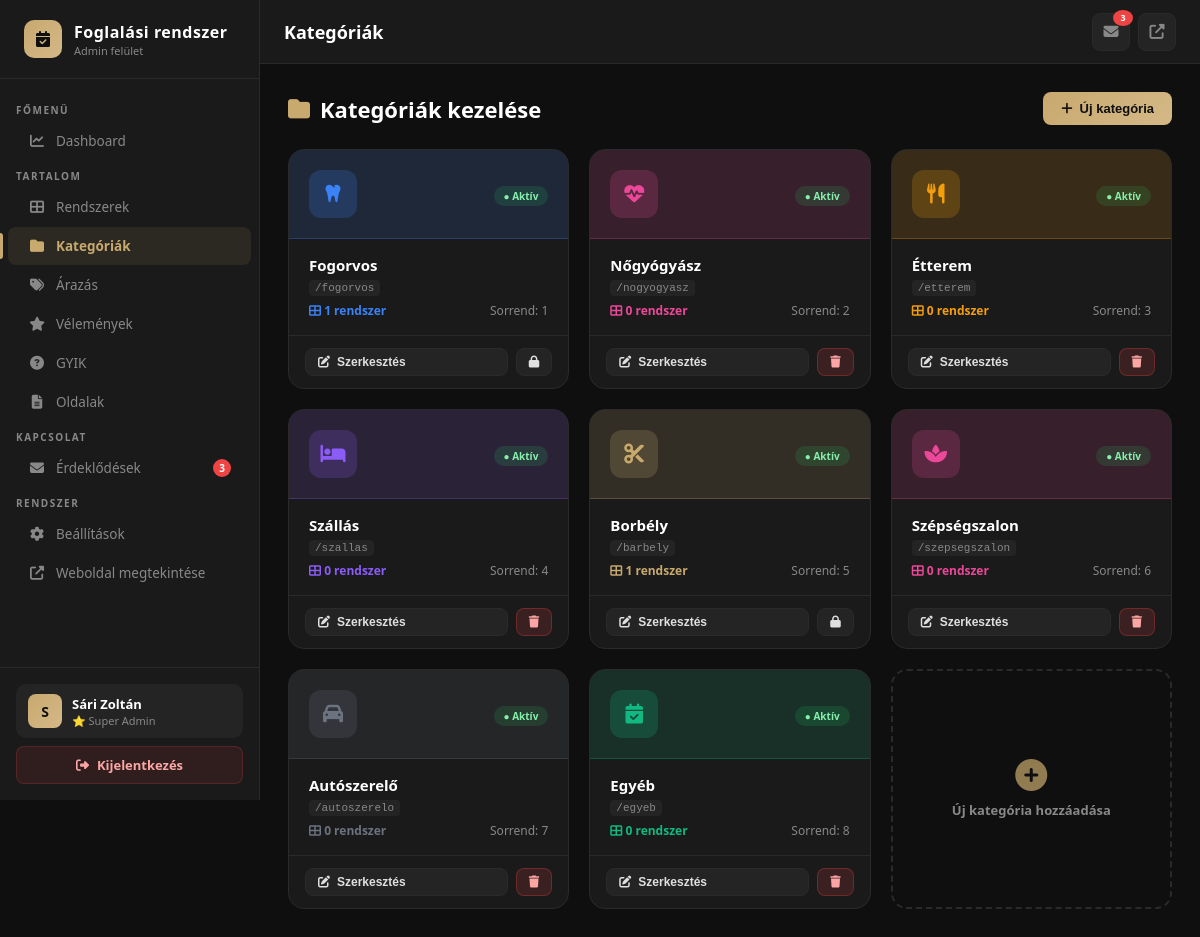
The app's page /admin/categories.php (signed in) with its own data.
### tables this page shows
CREATE TABLE `categories` (
  `id` int(11) NOT NULL,
  `name` varchar(100) NOT NULL,
  `slug` varchar(100) NOT NULL,
  `icon` varchar(100) DEFAULT 'fas fa-calendar',
  `description` text DEFAULT NULL,
  `color` varchar(20) DEFAULT '#c8a96e',
  `sort_order` int(11) DEFAULT 0,
  `active` tinyint(1) DEFAULT 1
);

### includes/functions.php (called while the page is built, shortened)
<?php
function get_setting(string $key, string $default = ''): string {
    global $pdo;
    static $cache = [];
    $stmt = $pdo->prepare("SELECT value FROM settings WHERE `key`=?");
    $stmt->execute([$key]);
    $val = $stmt->fetchColumn();
    $cache[$key] = ($val !== false) ? $val : $default;
    return $cache[$key];
}
function e(?string $str): string {
    return htmlspecialchars((string)($str ?? ''), ENT_QUOTES, 'UTF-8');
}
function csrf_token(): string {
    return $_SESSION['csrf_token'];
}

### includes/auth.php (called while the page is built, shortened)
<?php
function current_admin(): ?array {
    global $pdo;
    $stmt = $pdo->prepare("SELECT * FROM admins WHERE id=?");
    $stmt->execute([$_SESSION['admin_id']]);
    $admin = $stmt->fetch() ?: null;
    return $admin;
}

### admin/categories.php (the view, shortened to what this page needs)
<?php
require_once '../includes/db.php';
require_once '../includes/auth.php';
require_once '../includes/functions.php';
$categories = $pdo->query("
    SELECT c.*, COUNT(s.id) as system_count
    FROM categories c
    LEFT JOIN systems s ON s.category_id = c.id
    GROUP BY c.id
    ORDER BY c.sort_order ASC, c.name ASC
")->fetchAll();
$page_title = 'Kategóriák';
require_once 'partials/header.php';
?>
<div class="page-header">
    <h2><i class="fas fa-folder"></i> Kategóriák kezelése</h2>
    <button class="btn btn-primary" onclick="openCatModal()">
        <i class="fas fa-plus"></i> Új kategória
    </button>
</div>
<div class="cat-grid">
    <?php foreach ($categories as $cat): ?>
    <div class="cat-card <?= !$cat['active'] ? 'inactive' : '' ?>">
        <div class="cat-card-header" style="background:<?= e($cat['color']) ?>22;border-color:<?= e($cat['color']) ?>44;">
            <div class="cat-icon" style="background:<?= e($cat['color']) ?>33;color:<?= e($cat['color']) ?>;">
                <i class="<?= e($cat['icon']) ?>"></i>
            </div>
            <div class="cat-status">
                <a href="?toggle=<?= $cat['id'] ?>&csrf_token=<?= csrf_token() ?>">
                    <span class="badge <?= $cat['active'] ? 'badge-active' : 'badge-inactive' ?>"
                          style="cursor:pointer;font-size:10px;">
                        <?= $cat['active'] ? '● Aktív' : '○ Inaktív' ?>
                    </span>
                </a>
            </div>
        </div>
        <div class="cat-card-body">
            <h4><?= e($cat['name']) ?></h4>
            <p class="cat-slug"><code>/<?= e($cat['slug']) ?></code></p>
            <div class="cat-meta">
                <span style="color:<?= e($cat['color']) ?>;font-size:12px;font-weight:600;">
                    <i class="fas fa-th-large"></i> <?= $cat['system_count'] ?> rendszer
                </span>
                <span style="color:var(--text-muted);font-size:12px;">
                    Sorrend: <?= $cat['sort_order'] ?>
                </span>
            </div>
        </div>
        <div class="cat-card-footer">
            <button class="btn btn-secondary btn-sm" style="flex:1;"
                onclick="editCat(<?= htmlspecialchars(json_encode($cat), ENT_QUOTES) ?>)">
                <i class="fas fa-edit"></i> Szerkesztés
            </button>
            <?php if ($cat['system_count'] == 0): ?>
            <a href="?delete=<?= $cat['id'] ?>&csrf_token=<?= csrf_token() ?>"
               class="btn btn-danger btn-sm"
               data-confirm="Biztosan törölni szeretnéd ezt a kategóriát?">
                <i class="fas fa-trash"></i>
            </a>
            <?php else: ?>
            <button class="btn btn-secondary btn-sm" disabled title="Nem törölhető, mert rendszerek tartoznak hozzá">
                <i class="fas fa-lock"></i>
            </button>
            <?php endif; ?>
        </div>
    </div>
    <?php endforeach; ?>
    <div class="cat-card cat-card-new" onclick="openCatModal()">
        <div class="cat-new-inner">
            <i class="fas fa-plus-circle"></i>
            <span>Új kategória hozzáadása</span>
        </div>
    </div>
</div>
<?php require_once 'partials/footer.php'; ?>

### admin/partials/header.php (shortened to what this page needs)
<?php
require_once dirname(__DIR__, 2) . '/includes/db.php';
require_once dirname(__DIR__, 2) . '/includes/functions.php';
require_once dirname(__DIR__, 2) . '/includes/auth.php';
$admin       = current_admin();
$current     = basename($_SERVER['PHP_SELF']);
$site_name   = get_setting('site_name', 'Foglalas.hu');
$new_inquiries = $pdo->query("SELECT COUNT(*) FROM inquiries WHERE status='new'")->fetchColumn();
?>
<!DOCTYPE html>
<html lang="hu">
<head>
    <link rel="stylesheet" href="https://cdnjs.cloudflare.com/ajax/libs/font-awesome/6.5.0/css/all.min.css">
</head>
<body>
<aside class="sidebar" id="sidebar">
    <div class="sidebar-logo">
        <div class="logo-icon"><i class="fas fa-calendar-check"></i></div>
        <div>
            <div class="logo-text"><?= e($site_name) ?></div>
            <div class="logo-sub">Admin felület</div>
        </div>
    </div>
    <nav class="sidebar-nav">
        <div class="nav-section">Főmenü</div>
        <a href="<?= ADMIN_URL ?>/index.php"
           class="nav-item <?= $current === 'index.php' ? 'active' : '' ?>">
            <i class="fas fa-chart-line"></i> Dashboard
        </a>
        <div class="nav-section">Tartalom</div>
        <a href="<?= ADMIN_URL ?>/systems.php"
           class="nav-item <?= $current === 'systems.php' ? 'active' : '' ?>">
            <i class="fas fa-th-large"></i> Rendszerek
        </a>
        <a href="<?= ADMIN_URL ?>/categories.php"
           class="nav-item <?= $current === 'categories.php' ? 'active' : '' ?>">
            <i class="fas fa-folder"></i> Kategóriák
        </a>
        <a href="<?= ADMIN_URL ?>/pricing.php"
           class="nav-item <?= $current === 'pricing.php' ? 'active' : '' ?>">
            <i class="fas fa-tags"></i> Árazás
        </a>
        <a href="<?= ADMIN_URL ?>/testimonials.php"
           class="nav-item <?= $current === 'testimonials.php' ? 'active' : '' ?>">
            <i class="fas fa-star"></i> Vélemények
        </a>
        <a href="<?= ADMIN_URL ?>/faqs.php"
           class="nav-item <?= $current === 'faqs.php' ? 'active' : '' ?>">
            <i class="fas fa-question-circle"></i> GYIK
        </a>
		<a href="<?= ADMIN_URL ?>/pages.php"
   class="nav-item <?= $current === 'pages.php' ? 'active' : '' ?>">
    <i class="fas fa-file-alt"></i> Oldalak
</a>
        <div class="nav-section">Kapcsolat</div>
        <a href="<?= ADMIN_URL ?>/inquiries.php"
           class="nav-item <?= $current === 'inquiries.php' ? 'active' : '' ?>">
            <i class="fas fa-envelope"></i> Érdeklődések
            <?php if ($new_inquiries > 0): ?>
            <span class="nav-badge"><?= $new_inquiries ?></span>
            <?php endif; ?>
        </a>
        <div class="nav-section">Rendszer</div>
        <a href="<?= ADMIN_URL ?>/settings.php"
           class="nav-item <?= $current === 'settings.php' ? 'active' : '' ?>">
            <i class="fas fa-cog"></i> Beállítások
        </a>
        <a href="<?= BASE_URL ?>" target="_blank" class="nav-item">
            <i class="fas fa-external-link-alt"></i> Weboldal megtekintése
        </a>
    </nav>
    <div class="sidebar-footer">
        <div class="admin-info">
            <div class="admin-avatar">
                <?= strtoupper(substr($admin['name'] ?? 'A', 0, 1)) ?>
            </div>
            <div>
                <div class="admin-name"><?= e($admin['name'] ?? '') ?></div>
                <div class="admin-role">
                    <?= ($admin['role'] ?? '') === 'superadmin' ? '⭐ Super Admin' : 'Admin' ?>
                </div>
            </div>
        </div>
        <a href="<?= ADMIN_URL ?>/logout.php" class="btn-logout">
            <i class="fas fa-sign-out-alt"></i> Kijelentkezés
        </a>
    </div>
</aside>
<div class="topbar">
    <div class="topbar-title"><?= e($page_title ?? 'Admin') ?></div>
    <div class="topbar-actions">
        <a href="<?= ADMIN_URL ?>/inquiries.php" class="topbar-btn" title="Érdeklődések">
            <i class="fas fa-envelope"></i>
            <?php if ($new_inquiries > 0): ?>
            <span class="badge"><?= $new_inquiries ?></span>
            <?php endif; ?>
        </a>
        <a href="<?= BASE_URL ?>" target="_blank" class="topbar-btn" title="Weboldal">
            <i class="fas fa-external-link-alt"></i>
        </a>
    </div>
</div>
<div class="main-wrap">

### admin/partials/footer.php (shortened to what this page needs)
</div>
</body>
</html>

### admin/categories.php (style rules this page uses)
.cat-grid { display: grid; grid-template-columns: repeat(auto-fill, minmax(240px, 1fr)); gap: 20px; margin-bottom: 24px; }
.cat-card { background: var(--dark-2); border: 1px solid var(--border); border-radius: var(--radius-lg); overflow: hidden; transition: border-color .2s, transform .2s; display: flex; flex-direction: column; }
.cat-card-header { padding: 20px; border-bottom: 1px solid; display: flex; align-items: center; justify-content: space-between; }
.cat-icon { width: 48px; height: 48px; border-radius: 12px; display: flex; align-items: center; justify-content: center; font-size: 20px; }
.cat-card-body { padding: 16px 20px; flex: 1; }
.cat-card-body h4 { font-size: 15px; font-weight: 700; color: var(--white); margin-bottom: 4px; }
.cat-slug { font-size: 11px; color: var(--text-muted); margin-bottom: 8px; }
.cat-slug code { background: var(--dark-3); padding: 2px 6px; border-radius: 4px; }
.cat-meta { display: flex; justify-content: space-between; align-items: center; margin-top: 8px; }
.cat-card-footer { padding: 12px 16px; border-top: 1px solid var(--border); display: flex; gap: 8px; }
.cat-card-new { border: 2px dashed var(--border); background: transparent; cursor: pointer; min-height: 200px; display: flex; align-items: center; justify-content: center; transition: border-color .2s, background .2s; }
.cat-new-inner { display: flex; flex-direction: column; align-items: center; gap: 10px; color: var(--text-muted); font-size: 13px; font-weight: 600; }
.cat-new-inner i { font-size: 32px; color: var(--gold); opacity: .7; }

### records on screen
categories: active "● Aktív", name "Fogorvos", slug "fogorvos", system_count "1", sort_order "1"
categories: active "● Aktív", name "Nőgyógyász", slug "nogyogyasz", system_count "0", sort_order "2"
categories: active "● Aktív", name "Étterem", slug "etterem", system_count "0", sort_order "3"
categories: active "● Aktív", name "Szállás", slug "szallas", system_count "0", sort_order "4"
categories: active "● Aktív", name "Borbély", slug "barbely", system_count "1", sort_order "5"
categories: active "● Aktív", name "Szépségszalon", slug "szepsegszalon", system_count "0", sort_order "6"
categories: active "● Aktív", name "Autószerelő", slug "autoszerelo", system_count "0", sort_order "7"
categories: active "● Aktív", name "Egyéb", slug "egyeb", system_count "0", sort_order "8"

### other values on screen
$site_name "Foglalási rendszer"
$new_inquiries "3"
substr($admin['name'] ?? 'A', 0, 1) "S"
$admin['name'] "Sári Zoltán"
$page_title "Kategóriák"
